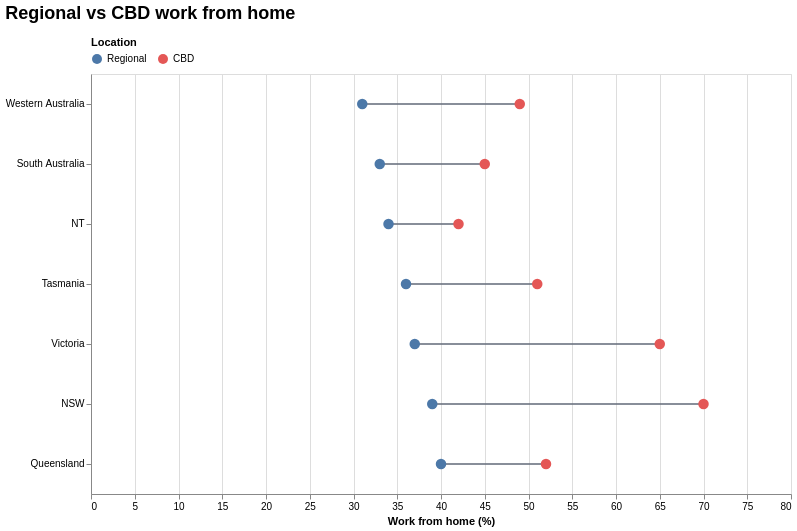

Write a Vega-Lite specification for this figure.
### Vega-Lite specification from a JSON file in a GitHub repository (floating-point values rounded to 4 significant figures)
{"$schema": "https://vega.github.io/schema/vega-lite/v5.json", "title": {"text": "Regional vs CBD work from home", "fontSize": 18, "anchor": "start", "dy": -10}, "width": 700, "height": 420, "layer": [{"data": {"values": [{"state": "Queensland", "regional_wfh": 40, "cbd_wfh": 52}, {"state": "NSW", "regional_wfh": 39, "cbd_wfh": 70}, {"state": "Victoria", "regional_wfh": 37, "cbd_wfh": 65}, {"state": "Tasmania", "regional_wfh": 36, "cbd_wfh": 51}, {"state": "NT", "regional_wfh": 34, "cbd_wfh": 42}, {"state": "South Australia", "regional_wfh": 33, "cbd_wfh": 45}, {"state": "Western Australia", "regional_wfh": 31, "cbd_wfh": 49}]}, "mark": {"type": "rule", "stroke": "#6b7280", "strokeWidth": 2, "opacity": 0.8}, "encoding": {"x": {"field": "regional_wfh", "type": "quantitative"}, "x2": {"field": "cbd_wfh", "type": "quantitative"}, "y": {"field": "state", "type": "nominal", "sort": ["Western Australia", "South Australia", "NT", "Tasmania", "Victoria", "NSW", "Queensland"], "title": null}}}, {"data": {"values": [{"state": "Queensland", "value": 40}, {"state": "NSW", "value": 39}, {"state": "Victoria", "value": 37}, {"state": "Tasmania", "value": 36}, {"state": "NT", "value": 34}, {"state": "South Australia", "value": 33}, {"state": "Western Australia", "value": 31}]}, "transform": [{"calculate": "'Regional'", "as": "series"}], "mark": {"type": "circle", "opacity": 1, "size": 110, "strokeWidth": 1.5}, "encoding": {"x": {"field": "value", "type": "quantitative"}, "y": {"field": "state", "type": "nominal", "sort": ["Western Australia", "South Australia", "NT", "Tasmania", "Victoria", "NSW", "Queensland"], "title": null}, "color": {"field": "series", "type": "nominal", "title": "Location", "scale": {"domain": ["Regional", "CBD"], "range": ["#4c78a8", "#e45756"]}, "legend": {"orient": "top", "direction": "horizontal", "titleFontSize": 11, "labelFontSize": 10, "offset": 10}}, "tooltip": [{"field": "state", "type": "nominal", "title": "Region"}, {"field": "value", "type": "quantitative", "title": "Regional WFH (%)", "format": ".0f"}]}}, {"data": {"values": [{"state": "Queensland", "value": 52}, {"state": "NSW", "value": 70}, {"state": "Victoria", "value": 65}, {"state": "Tasmania", "value": 51}, {"state": "NT", "value": 42}, {"state": "South Australia", "value": 45}, {"state": "Western Australia", "value": 49}]}, "transform": [{"calculate": "'CBD'", "as": "series"}], "mark": {"type": "circle", "opacity": 1, "size": 110, "strokeWidth": 1.5}, "encoding": {"x": {"field": "value", "type": "quantitative"}, "y": {"field": "state", "type": "nominal", "sort": ["Western Australia", "South Australia", "NT", "Tasmania", "Victoria", "NSW", "Queensland"], "title": null}, "color": {"field": "series", "type": "nominal", "title": "Location", "scale": {"domain": ["Regional", "CBD"], "range": ["#4c78a8", "#e45756"]}, "legend": null}, "tooltip": [{"field": "state", "type": "nominal", "title": "State"}, {"field": "value", "type": "quantitative", "title": "CBD WFH (%)", "format": ".0f"}]}}], "encoding": {"x": {"field": "value", "type": "quantitative", "title": "Work from home (%)", "scale": {"domain": [0, 80]}}}, "config": {"axis": {"labelFontSize": 10, "titleFontSize": 11}, "legend": {"labelFontSize": 10, "titleFontSize": 11}}}
